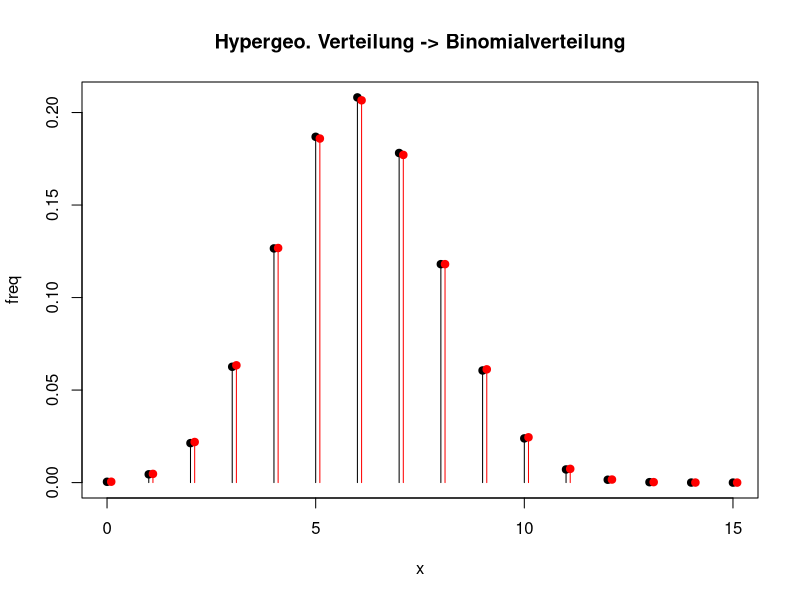

R code for this plot:
N <- 1000
M <- 400
n <- 15
x <- 0:n
(n/N<0.05)
freq <- dhyper(x, m=M, n=N-M, k=n)
plot(x, freq, type="h",
		 main="Hypergeo. Verteilung -> Binomialverteilung")
points(x, freq, pch=19)
bin <- dbinom(x, size=n, prob=M/N)
lines(x+0.1, bin, type="h", col="red")
points(x+0.1, bin, pch=19, col="red")